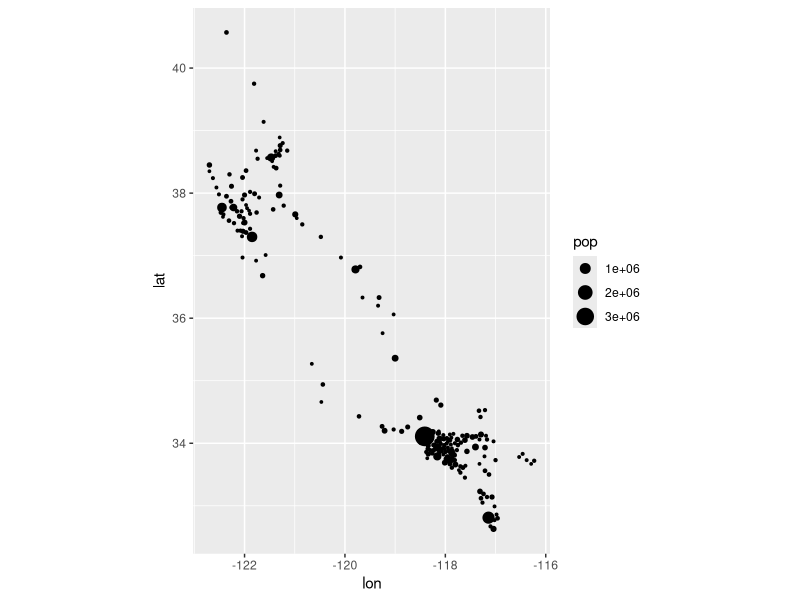
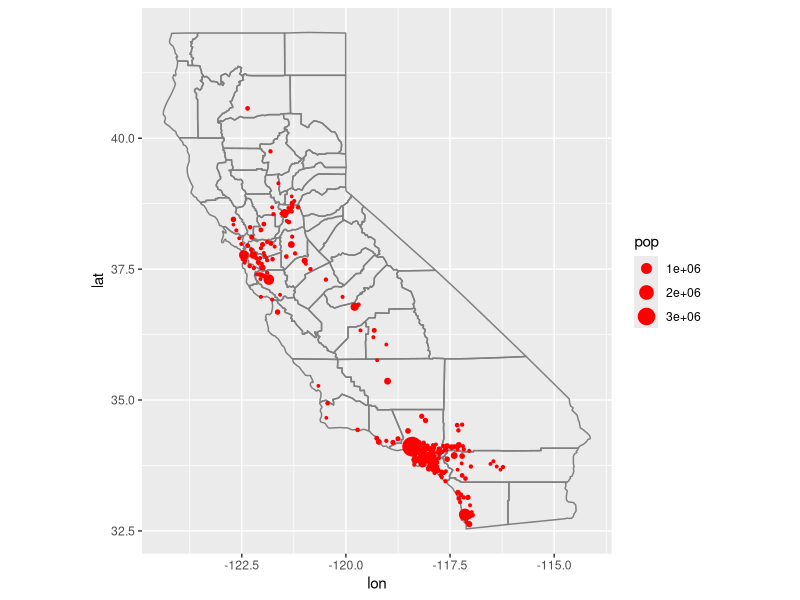

Here is the R script that generated these plots, in order:
## ---- chunk 1
# Activity 3: http://cse6242.gatech.edu/fall-2017/ac3/
# To compile R Markdown in terminal run: Rscript -e "rmarkdown::render('ac3.Rmd', clean=TRUE)"
# To create zip file: zip ac3.zip ac3.Rmd ac3.pdf
require(ggplot2)
require(dplyr)
require(maps)

ca_counties <- map_data("county", "california") %>%
  select(lon = long, lat, group, id = subregion)

ca_cities <- maps::us.cities %>%
  tbl_df() %>%
  filter(country.etc == "CA") %>%
  select(-country.etc, lon = long) %>%
  arrange(desc(pop))
## ---- chunk 2
ggplot(ca_cities, aes(lon, lat)) +
  geom_point(aes(size = pop)) +
  scale_size_area() +
  coord_quickmap()

ggplot(ca_cities, aes(lon, lat)) +
  geom_polygon(aes(group = group), ca_counties, fill = NA, colour = "grey50") +
  geom_point(aes(size = pop), colour = "red") +
  scale_size_area() +
  coord_quickmap()
